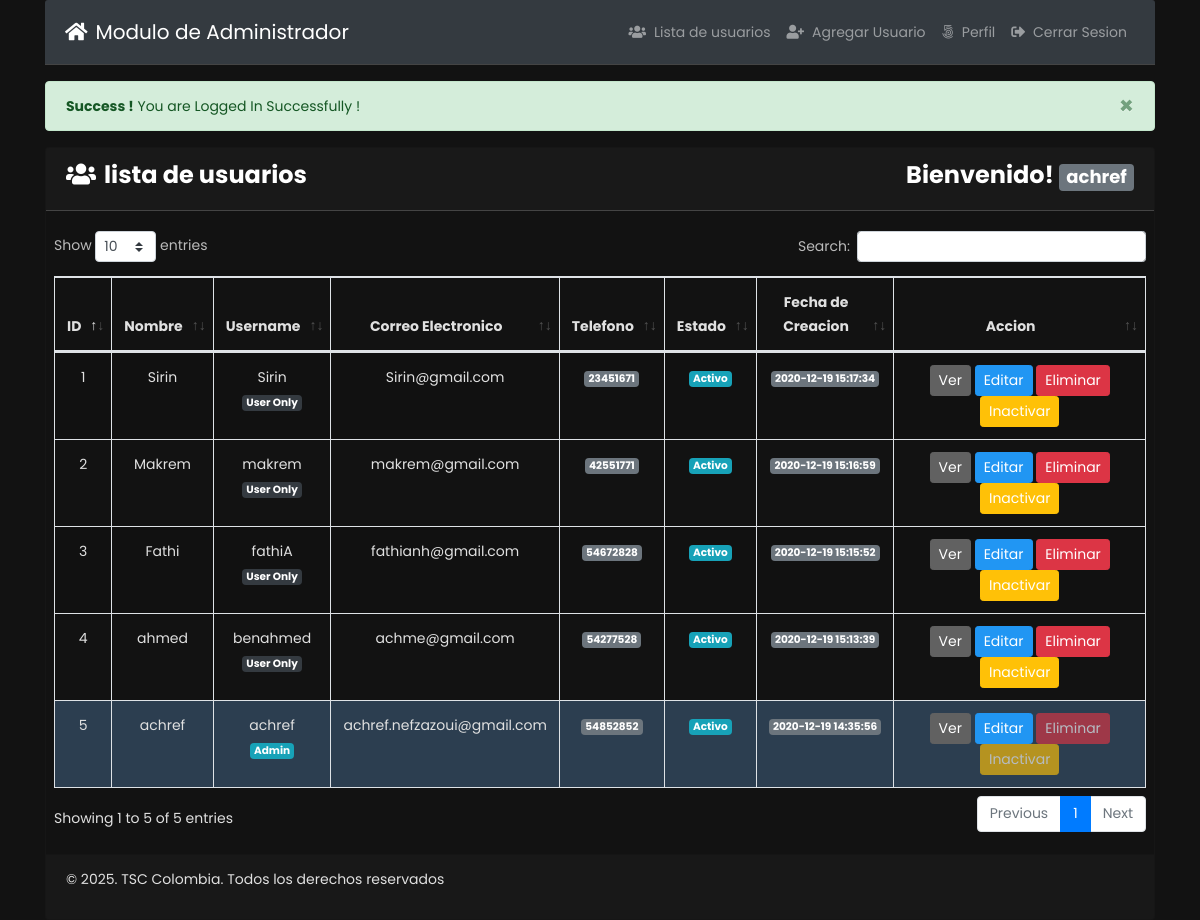
The app's page /index.php (signed in) with its own data.
### tables this page shows
CREATE TABLE IF NOT EXISTS `tbl_users` (
  `id` int(11) NOT NULL AUTO_INCREMENT,
  `name` varchar(255) DEFAULT NULL,
  `username` varchar(255) DEFAULT NULL,
  `email` varchar(255) DEFAULT NULL,
  `password` varchar(255) DEFAULT NULL,
  `mobile` varchar(25) DEFAULT NULL,
  `roleid` tinyint(4) DEFAULT NULL,
  `isActive` tinyint(4) DEFAULT '0',
  `created_at` timestamp NOT NULL DEFAULT CURRENT_TIMESTAMP,
  `updated_at` timestamp NOT NULL DEFAULT CURRENT_TIMESTAMP,
  PRIMARY KEY (`id`)
);

### lib/Session.php (called while the page is built, shortened)
<?php
class Session{
  public static function get($key){
    if (isset($_SESSION[$key])) {
      return $_SESSION[$key];
    }else{
      return false;
    }
  }
}

### classes/Users.php (called while the page is built, shortened)
<?php
include 'lib/Database.php';
include_once 'lib/Session.php';
class Users{
  private $db;
  public function __construct(){
    $this->db = new Database();
  }
   public function formatDate($date){
      $strtime = strtotime($date);
    return date('Y-m-d H:i:s', $strtime);
   }
  public function selectAllUserData(){
    $sql = "SELECT * FROM tbl_users ORDER BY id DESC";
    $stmt = $this->db->pdo->prepare($sql);
    $stmt->execute();
    return $stmt->fetchAll(PDO::FETCH_OBJ);
  }
}

### lib/Database.php (called while the page is built, shortened)
<?php
class  Database{
  public $pdo;
  public function __construct(){
    if (!isset($this->pdo)) {
      try {
        $link = new PDO('mysql:host='.DB_HOST.'; dbname='.DB_NAME, DB_USER, DB_PASS);
        $link->setAttribute(PDO::ATTR_ERRMODE, PDO::ERRMODE_EXCEPTION);
        $link->exec("SET CHARACTER SET utf8");
        $this->pdo  =  $link;
      } catch (PDOException $e) {
        die("Connection error...".$e->getMessage());
      }
    }
  }
}

### index.php (the view, shortened to what this page needs)
<?php
include 'inc/header.php';
$logMsg = Session::get('logMsg');
if (isset($logMsg)) {
  echo $logMsg;
}
?>
<div class="card ">
  <div class="card-header">
    <h3 style="color: white; font-weight: bold;">
      <i class="fas fa-users mr-2"></i>lista de usuarios
      <span class="float-right">Bienvenido!
        <strong>
          <span class="badge badge-lg badge-secondary text-white">
            <?php
            $username = Session::get('username');
            if (isset($username)) {
              echo $username;
            }
            ?>
          </span>
        </strong>
      </span>
    </h3>
  </div>
  <div class="card-body pr-2 pl-2">
    <?php if (Session::get("roleid") == '3') { ?>
      <script type="text/javascript">
        window.location.href = "userindex.php";  // Redirige a index.html
    </script>
    <?php } else { ?>
        <table id="example" class="table table-striped table-bordered" style="width:100%">
            <style>
                .btn-ver {
                    background-color: #616161; /* Gris */
                    border-color: #616161;
                    color: white;
                }
                .btn-ver:hover {
                    background-color: #4b4b4b;
                    border-color: #4b4b4b;
                }
                .btn-editar {
                    background-color: #2196F3;
                    border-color: #2196F3;
                    color: white;
                }
                .btn-editar:hover {
                    background-color: #0056b3;
                    border-color: #004085;
                }
                .btn-eliminar {
                    background-color: #dc3545;
                    border-color: #dc3545;
                    color: white;
                }
                .btn-eliminar:hover {
                    background-color: #c82333;
                    border-color: #bd2130;
                }
                .btn-desactivar {
                    background-color: #ffc107;
                    border-color: #ffc107;
                    color: white;
                }
                .btn-desactivar:hover {
                    background-color: #e0a800;
                    border-color: #d39e00;
                }
            </style>
            <thead>
                <tr>
                    <th class="text-center">ID</th>
                    <th class="text-center">Nombre</th>
                    <th class="text-center">Username</th>
                    <th class="text-center">Correo Electronico</th>
                    <th class="text-center">Telefono</th>
                    <th class="text-center">Estado</th>
                    <th class="text-center">Fecha de Creacion</th>
                    <th width='25%' class="text-center">Accion</th>
                </tr>
            </thead>
            <tbody>
                <?php
                $allUser = $users->selectAllUserData();
                if ($allUser) {
                    $i = 0;
                    foreach ($allUser as $value) {
                        $i++;
                ?>
                <tr class="text-center" <?php if (Session::get("id") == $value->id) echo "style='background:#2c3e50'"; ?>>
                    <td><?php echo $i; ?></td>
                    <td><?php echo $value->name; ?></td>
                    <td><?php echo $value->username; ?> <br>
                        <?php if ($value->roleid == '1') {
                            echo "<span class='badge badge-lg badge-info text-white'>Admin</span>";
                        } elseif ($value->roleid == '2') {
                            echo "<span class='badge badge-lg badge-dark text-white'>Editor</span>";
                        } elseif ($value->roleid == '3') {
                            echo "<span class='badge badge-lg badge-dark text-white'>User Only</span>";
                        } ?>
                    </td>
                    <td><?php echo $value->email; ?></td>
                    <td><span class="badge badge-lg badge-secondary text-white"><?php echo $value->mobile; ?></span></td>
                    <td>
                        <?php if ($value->isActive == '0') { ?>
                            <span class="badge badge-lg badge-info text-white">Activo</span>
                        <?php } else { ?>
                            <span class="badge badge-lg badge-danger text-white">Inactivo</span>
                        <?php } ?>
                    </td>
                    <td><span class="badge badge-lg badge-secondary text-white"><?php echo $users->formatDate($value->created_at); ?></span></td>
                    <td>
                        <?php if (Session::get("roleid") == '1') { ?>
                            <a class="btn btn-ver btn-sm" href="profile.php?id=<?php echo $value->id; ?>">Ver</a>
                            <a class="btn btn-editar btn-sm" href="profile.php?id=<?php echo $value->id; ?>">Editar</a>
                            <a onclick="return confirm('¿Estás seguro de eliminar?')" class="btn btn-eliminar btn-sm <?php if (Session::get("id") == $value->id) echo 'disabled'; ?>" href="?remove=<?php echo $value->id; ?>">Eliminar</a>
                            <?php if ($value->isActive == '0') { ?>
                                <a onclick="return confirm('¿Estás seguro de desactivarlo?')" class="btn btn-desactivar btn-sm <?php if (Session::get("id") == $value->id) echo 'disabled'; ?>" href="?deactive=<?php echo $value->id; ?>">Inactivar</a>
                            <?php } elseif ($value->isActive == '1') { ?>
                                <a onclick="return confirm('¿Estás seguro de activarlo?')" class="btn btn-desactivar btn-sm <?php if (Session::get("id") == $value->id) echo 'disabled'; ?>" href="?active=<?php echo $value->id; ?>">Activar</a>
                            <?php } ?>
                        <?php } ?>
                    </td>
                </tr>
                <?php }} else { ?>
                <tr class="text-center">
                    <td colspan="8">Usuario no disponible</td>
                </tr>
                <?php } ?>
            </tbody>
        </table>
    <?php } ?>
</div>
  <?php
  include 'inc/footer.php';
  ?>

### inc/header.php (shortened to what this page needs)
<?php
$filepath = realpath(dirname(__FILE__));
include_once $filepath."/../lib/Session.php";
$users = new Users();
?>
<!DOCTYPE html>
<html lang="en" dir="ltr">
  <head>
    <link rel="stylesheet" href="assets/bootstrap.min.css">
    <link href="https://use.fontawesome.com/releases/v5.0.4/css/all.css" rel="stylesheet">
    <link rel="stylesheet" href="assets/dataTables.bootstrap4.min.css">
    <link rel="stylesheet" href="assets/style.css">
  </head>
  <body>
    <div class="container">
      <nav class="navbar navbar-expand-md navbar-dark bg-dark card-header">
        <a class="navbar-brand" href="index.php"><i class="fas fa-home mr-2"></i>Modulo de Administrador</a>
        <div class="collapse navbar-collapse" id="navbarsExampleDefault">
          <ul class="navbar-nav ml-auto">
          <?php if (Session::get('id') == TRUE) { ?>
            <?php if (Session::get('roleid') == '1') { ?>
              <li class="nav-item">
                  <a class="nav-link" href="index.php"><i class="fas fa-users mr-2"></i>Lista de usuarios </span></a>
              </li>
              <li class="nav-item
              <?php
                          $path = $_SERVER['SCRIPT_FILENAME'];
                          $current = basename($path, '.php');
                          if ($current == 'addUser') {
                            echo " active ";
                          }
                         ?>">
                <a class="nav-link" href="addUser.php"><i class="fas fa-user-plus mr-2"></i>Agregar Usuario </span></a>
              </li>
            <?php  } ?>
            <li class="nav-item
            <?php
      				$path = $_SERVER['SCRIPT_FILENAME'];
      				$current = basename($path, '.php');
      				if ($current == 'profile') {
      					echo "active ";
      				}
      			 ?>
            ">
              <a class="nav-link" href="profile.php?id=<?php echo Session::get("id"); ?>"><i class="fab fa-500px mr-2"></i>Perfil <span class="sr-only">(current)</span></a>
            </li>
            <li class="nav-item">
              <a class="nav-link" href="?action=logout"><i class="fas fa-sign-out-alt mr-2"></i>Cerrar Sesion</a>
            </li>
          <?php } ?>
          </ul>
        </div>
      </nav>

### inc/footer.php (shortened to what this page needs)
<div class="well card-footer">
  <p>© 2025. TSC Colombia. Todos los derechos reservados
  </p>
</div>
  </body>
</html>

### assets/style.css (style rules this page uses)
body { line-height: 24px; font-size: 14px; font-style: normal; font-weight: normal; visibility: visible; font-family: 'Poppins', sans-serif; color: #222; }
h1, h2, h3, h4, h5, h6 { color: #222; font-family: 'Poppins', sans-serif; font-weight: 400; margin-top: 0; }
h3 { font-size: 24px; line-height: 30px; }

### inc/header.php (style rules this page uses)
body { background-color: #121212; color: #e0e0e0; font-family: 'Poppins', sans-serif; }
.card { background-color: #191919; color: #e0e0e0; }
.card-header { background-color: #191919; border-bottom: 1px solid #444; }
.card-body { background-color: #121212; }

### index.php (style rules this page uses)
.btn-ver { background-color: #616161; border-color: #616161; color: white; }
.btn-editar { background-color: #2196F3; border-color: #2196F3; color: white; }
.btn-eliminar { background-color: #dc3545; border-color: #dc3545; color: white; }
.btn-desactivar { background-color: #ffc107; border-color: #ffc107; color: white; }

### records on screen
tbl_users: name "Sirin", username "Sirin", shows "User Only", email "Sirin@gmail.com", mobile "23451671", isActive "Activo", created_at "2020-12-19 15:17:34"
tbl_users: name "Makrem", username "makrem", shows "User Only", email "makrem@gmail.com", mobile "42551771", isActive "Activo", created_at "2020-12-19 15:16:59"
tbl_users: name "Fathi", username "fathiA", shows "User Only", email "fathianh@gmail.com", mobile "54672828", isActive "Activo", created_at "2020-12-19 15:15:52"
tbl_users: name "ahmed", username "benahmed", shows "User Only", email "achme@gmail.com", mobile "54277528", isActive "Activo", created_at "2020-12-19 15:13:39"
tbl_users: name "achref", username "achref", shows "Admin", email "achref.nefzazoui@gmail.com", mobile "54852852", isActive "Activo", created_at "2020-12-19 14:35:56"

### other values on screen
$logMsg "× Success ! You are Logged In Successfully !"
$username "achref"
